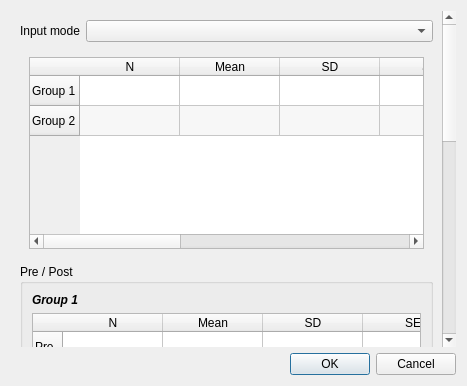
<?xml version="1.0" encoding="UTF-8"?>
<ui version="4.0">
 <class>ContinuousDataDialog</class>
 <widget class="QDialog" name="ContinuousDataDialog">
  <property name="geometry"><rect><x>0</x><y>0</y><width>0</width><height>0</height></rect></property>
  <property name="windowTitle"><string>Continuous Data</string></property>
  <property name="windowIcon"><iconset resource="../images/icons.qrc"><normaloff>:/misc/meta.png</normaloff>:/misc/meta.png</iconset></property>
  <layout class="QVBoxLayout" name="dialog_layout">
   <item>
    <widget class="QScrollArea" name="content_scroll">
     <property name="frameShape"><enum>QFrame::NoFrame</enum></property>
     <property name="widgetResizable"><bool>true</bool></property>
     <property name="horizontalScrollBarPolicy"><enum>Qt::ScrollBarAsNeeded</enum></property>
     <property name="verticalScrollBarPolicy"><enum>Qt::ScrollBarAsNeeded</enum></property>
     <widget class="QWidget" name="content_widget">
      <property name="geometry"><rect><x>0</x><y>0</y><width>0</width><height>0</height></rect></property>
      <layout class="QVBoxLayout" name="content_layout">
       <item><layout class="QFormLayout" name="input_mode_layout">
        <item row="0" column="0"><widget class="QLabel" name="input_mode_label"><property name="text"><string>Input mode</string></property><property name="buddy"><cstring>input_mode_combo</cstring></property></widget></item>
        <item row="0" column="1"><widget class="QComboBox" name="input_mode_combo"/></item>
       </layout></item>
       <item>
        <widget class="QWidget" name="simple_group">
         <layout class="QVBoxLayout" name="simple_layout">
          <item><widget class="QTableWidget" name="simple_table">
           <property name="accessibleName"><string>Continuous group summary data</string></property><property name="accessibleDescription"><string>Enter sample size, mean, and dispersion values for each group.</string></property>
           <property name="sizePolicy"><sizepolicy hsizetype="Expanding" vsizetype="Fixed"><horstretch>1</horstretch><verstretch>0</verstretch></sizepolicy></property>
           <property name="horizontalScrollBarPolicy"><enum>Qt::ScrollBarAsNeeded</enum></property>
           <property name="verticalScrollBarPolicy"><enum>Qt::ScrollBarAsNeeded</enum></property>
           <property name="alternatingRowColors"><bool>true</bool></property>
           <property name="rowCount"><number>2</number></property><property name="columnCount"><number>8</number></property>
           <row><property name="text"><string>Group 1</string></property></row><row><property name="text"><string>Group 2</string></property></row>
           <column><property name="text"><string>N</string></property></column><column><property name="text"><string>Mean</string></property></column><column><property name="text"><string>SD</string></property></column><column><property name="text"><string>SE</string></property></column><column><property name="text"><string>Variance</string></property></column><column><property name="text"><string>p-value</string></property></column><column><property name="text"><string>Lower</string></property></column><column><property name="text"><string>Upper</string></property></column>
          </widget></item>
         </layout>
        </widget>
       </item>
       <item>
        <widget class="QGroupBox" name="pre_post_group_box">
         <property name="title"><string>Pre / Post</string></property>
         <layout class="QVBoxLayout" name="pre_post_layout">
          <item><widget class="QLabel" name="group_one_label"><property name="text"><string>Group 1</string></property><property name="font"><font><weight>75</weight><italic>true</italic><bold>true</bold></font></property></widget></item>
          <item><widget class="QTableWidget" name="g1_pre_post_table">
           <property name="accessibleName"><string>Group 1 pre-post continuous data</string></property><property name="accessibleDescription"><string>Enter pre-treatment and post-treatment summary values for group 1.</string></property>
           <property name="sizePolicy"><sizepolicy hsizetype="Expanding" vsizetype="Fixed"><horstretch>1</horstretch><verstretch>0</verstretch></sizepolicy></property><property name="horizontalScrollBarPolicy"><enum>Qt::ScrollBarAsNeeded</enum></property><property name="verticalScrollBarPolicy"><enum>Qt::ScrollBarAsNeeded</enum></property><property name="alternatingRowColors"><bool>true</bool></property><property name="rowCount"><number>2</number></property><property name="columnCount"><number>7</number></property>
           <row><property name="text"><string>Pre</string></property></row><row><property name="text"><string>Post</string></property></row><column><property name="text"><string>N</string></property></column><column><property name="text"><string>Mean</string></property></column><column><property name="text"><string>SD</string></property></column><column><property name="text"><string>SE</string></property></column><column><property name="text"><string>Variance</string></property></column><column><property name="text"><string>Lower</string></property></column><column><property name="text"><string>Upper</string></property></column>
          </widget></item>
          <item><widget class="QLabel" name="group_two_label"><property name="text"><string>Group 2</string></property><property name="font"><font><weight>75</weight><italic>true</italic><bold>true</bold></font></property></widget></item>
          <item><widget class="QTableWidget" name="g2_pre_post_table">
           <property name="accessibleName"><string>Group 2 pre-post continuous data</string></property><property name="accessibleDescription"><string>Enter pre-treatment and post-treatment summary values for group 2.</string></property>
           <property name="sizePolicy"><sizepolicy hsizetype="Expanding" vsizetype="Fixed"><horstretch>1</horstretch><verstretch>0</verstretch></sizepolicy></property><property name="horizontalScrollBarPolicy"><enum>Qt::ScrollBarAsNeeded</enum></property><property name="verticalScrollBarPolicy"><enum>Qt::ScrollBarAsNeeded</enum></property><property name="alternatingRowColors"><bool>true</bool></property><property name="rowCount"><number>2</number></property><property name="columnCount"><number>7</number></property>
           <row><property name="text"><string>Pre</string></property></row><row><property name="text"><string>Post</string></property></row><column><property name="text"><string>N</string></property></column><column><property name="text"><string>Mean</string></property></column><column><property name="text"><string>SD</string></property></column><column><property name="text"><string>SE</string></property></column><column><property name="text"><string>Variance</string></property></column><column><property name="text"><string>Lower</string></property></column><column><property name="text"><string>Upper</string></property></column>
          </widget></item>
          <item><layout class="QFormLayout" name="correlation_layout"><property name="fieldGrowthPolicy"><enum>QFormLayout::FieldsStayAtSizeHint</enum></property><property name="rowWrapPolicy"><enum>QFormLayout::WrapLongRows</enum></property><item row="0" column="0"><widget class="QLabel" name="label"><property name="text"><string>Correlation</string></property><property name="buddy"><cstring>correlation_pre_post</cstring></property></widget></item><item row="0" column="1"><widget class="QLineEdit" name="correlation_pre_post"><property name="text"><string>0.0</string></property><property name="accessibleName"><string>Pre-post correlation</string></property><property name="accessibleDescription"><string>Enter a correlation from minus one to one.</string></property></widget></item></layout></item>
         </layout>
        </widget>
       </item>
       <item>
        <widget class="QWidget" name="effect_group">
         <layout class="QFormLayout" name="effect_layout"><property name="fieldGrowthPolicy"><enum>QFormLayout::AllNonFixedFieldsGrow</enum></property><property name="rowWrapPolicy"><enum>QFormLayout::WrapLongRows</enum></property>
          <item row="0" column="0"><widget class="QLabel" name="effect_metric_label"><property name="text"><string>Effect metric</string></property><property name="buddy"><cstring>effect_combo_box</cstring></property></widget></item><item row="0" column="1"><widget class="QComboBox" name="effect_combo_box"><property name="accessibleName"><string>Effect metric</string></property><property name="accessibleDescription"><string>Select the continuous effect measure.</string></property><property name="sizePolicy"><sizepolicy hsizetype="Expanding" vsizetype="Fixed"><horstretch>1</horstretch><verstretch>0</verstretch></sizepolicy></property></widget></item>
          <item row="1" column="0"><widget class="QLabel" name="label_14"><property name="text"><string>Estimate</string></property><property name="buddy"><cstring>effect_text_box</cstring></property></widget></item><item row="1" column="1"><widget class="QLineEdit" name="effect_text_box"><property name="accessibleName"><string>Effect estimate</string></property><property name="accessibleDescription"><string>Enter the effect estimate on the selected metric scale.</string></property></widget></item>
          <item row="2" column="0"><widget class="QLabel" name="ci_label"><property name="text"><string>Confidence interval</string></property><property name="wordWrap"><bool>true</bool></property></widget></item>
          <item row="2" column="1"><layout class="QHBoxLayout" name="confidence_layout"><item><widget class="QLabel" name="label_15"><property name="text"><string>Lower</string></property><property name="buddy"><cstring>lower_text_box</cstring></property></widget></item><item><widget class="QLineEdit" name="lower_text_box"><property name="accessibleName"><string>Lower confidence limit</string></property><property name="accessibleDescription"><string>Enter the lower confidence limit.</string></property></widget></item><item><widget class="QLabel" name="label_2"><property name="text"><string>Upper</string></property><property name="buddy"><cstring>upper_text_box</cstring></property></widget></item><item><widget class="QLineEdit" name="upper_text_box"><property name="accessibleName"><string>Upper confidence limit</string></property><property name="accessibleDescription"><string>Enter the upper confidence limit.</string></property></widget></item></layout></item>
         </layout>
        </widget>
       </item>
       <item><layout class="QHBoxLayout" name="calculator_actions_layout"><item><widget class="QPushButton" name="clear_button"><property name="text"><string>Clear inputs</string></property></widget></item><item><spacer name="actions_spacer"><property name="orientation"><enum>Qt::Horizontal</enum></property><property name="sizeHint" stdset="0"><size><width>40</width><height>20</height></size></property></spacer></item><item><widget class="QPushButton" name="back_calculate_button"><property name="enabled"><bool>false</bool></property><property name="text"><string>Reconstruct group data</string></property></widget></item></layout></item>
      </layout>
     </widget>
    </widget>
   </item>
   <item><widget class="QDialogButtonBox" name="buttonBox"><property name="orientation"><enum>Qt::Horizontal</enum></property><property name="standardButtons"><set>QDialogButtonBox::Cancel|QDialogButtonBox::Ok</set></property></widget></item>
  </layout>
 </widget>
 <tabstops><tabstop>simple_table</tabstop><tabstop>g1_pre_post_table</tabstop><tabstop>g2_pre_post_table</tabstop><tabstop>correlation_pre_post</tabstop><tabstop>effect_combo_box</tabstop><tabstop>effect_text_box</tabstop><tabstop>lower_text_box</tabstop><tabstop>upper_text_box</tabstop><tabstop>clear_button</tabstop><tabstop>back_calculate_button</tabstop><tabstop>buttonBox</tabstop></tabstops>
 <resources><include location="../images/icons.qrc"/></resources>
 <connections><connection><sender>buttonBox</sender><signal>accepted()</signal><receiver>ContinuousDataDialog</receiver><slot>accept()</slot><hints/></connection><connection><sender>buttonBox</sender><signal>rejected()</signal><receiver>ContinuousDataDialog</receiver><slot>reject()</slot><hints/></connection></connections>
</ui>
